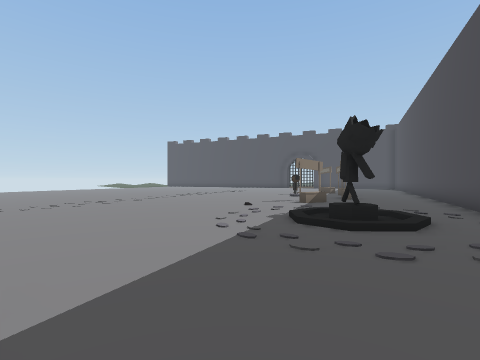
view 1 (above)

17 first-person views from a walk through a scene from a Unity 3-D project. The camera is 1.5 m above the floor, looks level and sees 85° across. The floor is counted in squares, 2 m on a side. Each view is taken from the middle of a square. On the plan, view 1 faces up. The plan holds only what a view shows up to about 9 squares ahead; the rest is blank. The place goes on beyond the plan.

view 2
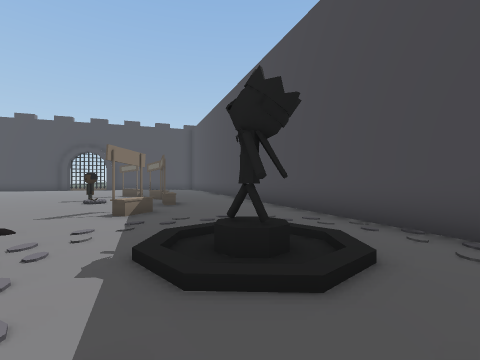

view 3
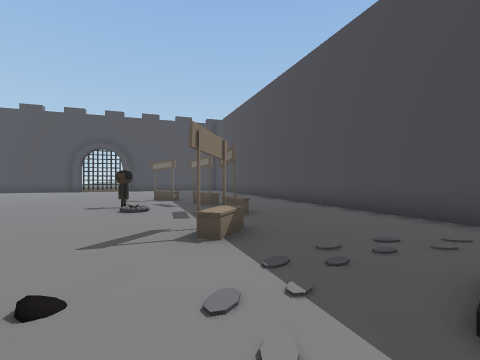

view 4
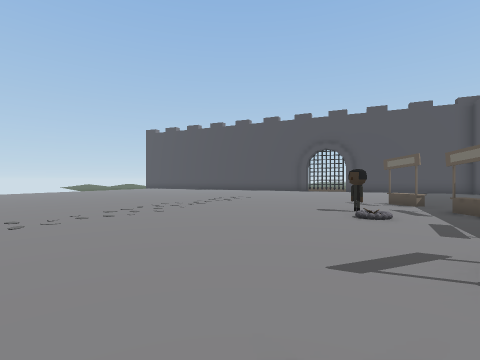

view 5
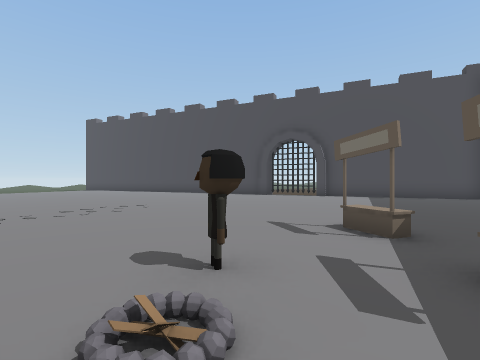

view 6
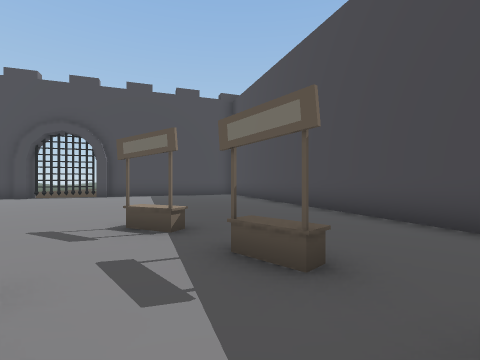

view 7
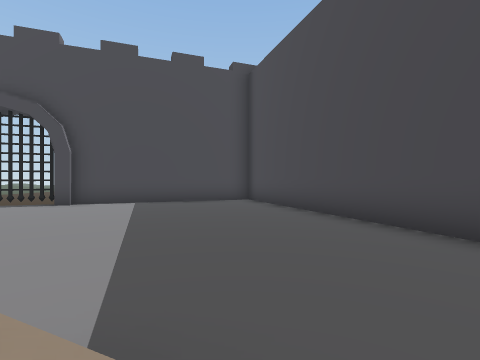

view 8
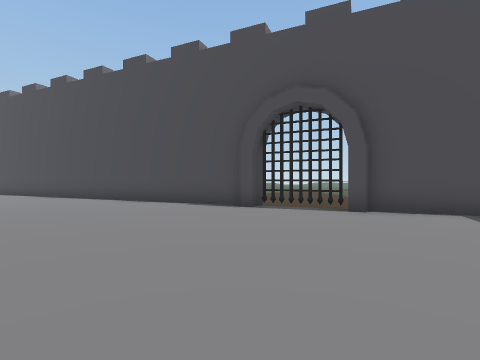

view 9
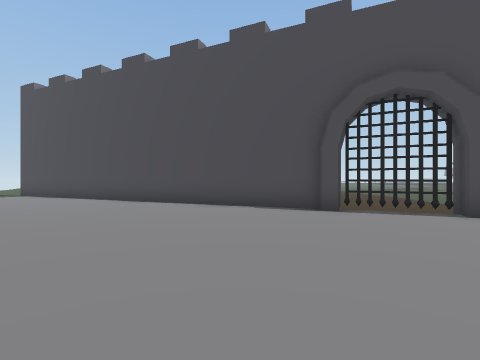

view 10
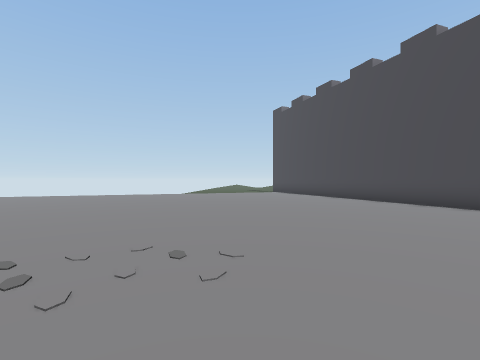

view 11
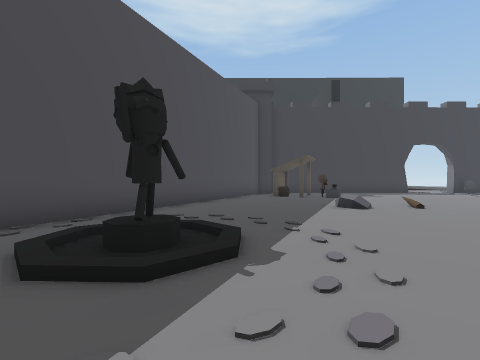

view 12
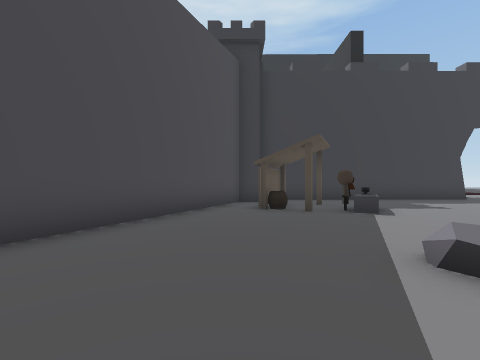

view 13
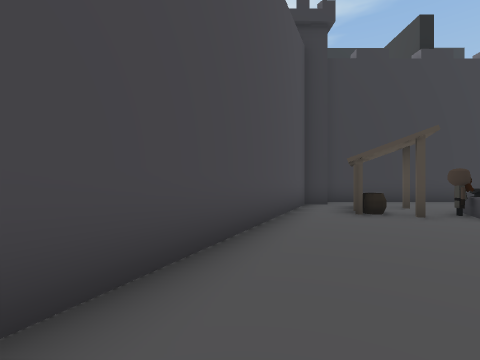

view 14
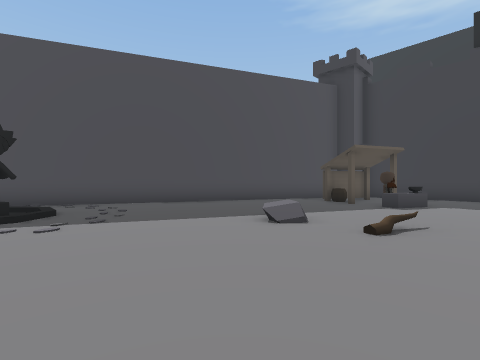

view 15
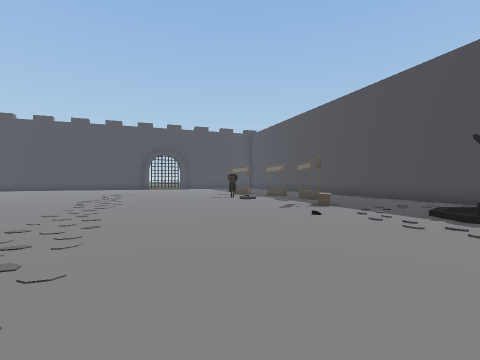

view 16
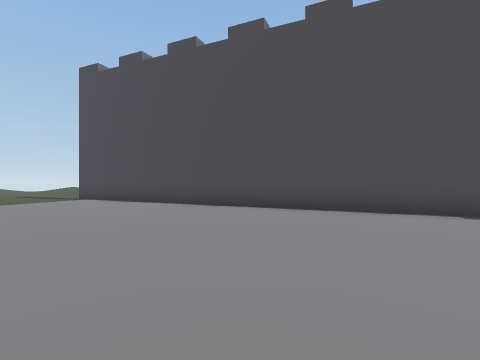

view 17
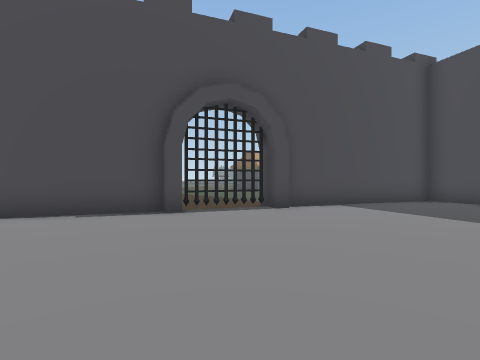

### Floor plan
Key: @ floor where view 1 was taken; # wall or solid block; . floor; / step, stairs or slope; B box; N bonfire; T thing the floor can be seen under or through; R rock; A table; W tower; O other object.
Columns run from 5 left of view 1 to 12 right of it. Each row starts with its distance up from view 1.
 29 ###
 28 ..###
 27 ....###    ...
 26 ......### ....
 25 ........# T...
 24 ...........TT
 23 ............T###
 22 ...............###
 21 .................#
 20 .................#
 19 .................#
 18 ................##
 17 ................#
 16 ...............##
 15 ..........B....#
 14 ..............##
 13 ........N.B...#
 12 ..........B...#
 11 .........B...##
 10 .........B...#
  9 .......BB...##
  8 ............#
  7 ...........##
  6 .......//..#
  5 ....../O/.##
  4 ......///.#
  3 .........##
  2 .........#
  1 ./.R.....#
  0 ./...@..##
 -1 ........#
 -2 .......##
 -3 ..A....#
 -4 ..O.O.##
 -5 ....#.#
 -6 .....#W
 -7 #####W

Where each view was taken, in squares from view 1:
view 1: 0 up, 0 right, facing up
view 2: 3 up, 0 right, facing up-right
view 3: 6 up, 0 right, facing up-right
view 4: 7 up, 0 right, facing up
view 5: 11 up, 3 right, facing up
view 6: 11 up, 3 right, facing up-right
view 7: 14 up, 5 right, facing up-right
view 8: 17 up, 4 right, facing up
view 9: 18 up, 2 right, facing up
view 10: 17 up, 2 right, facing up-left
view 11: 8 up, 1 right, facing down
view 12: 3 up, 0 right, facing down
view 13: 2 up, 2 right, facing down
view 14: 5 up, 5 left, facing down-right
view 15: 5 up, 5 left, facing up-right
view 16: 20 up, 2 left, facing up
view 17: 19 up, 1 right, facing up-right
